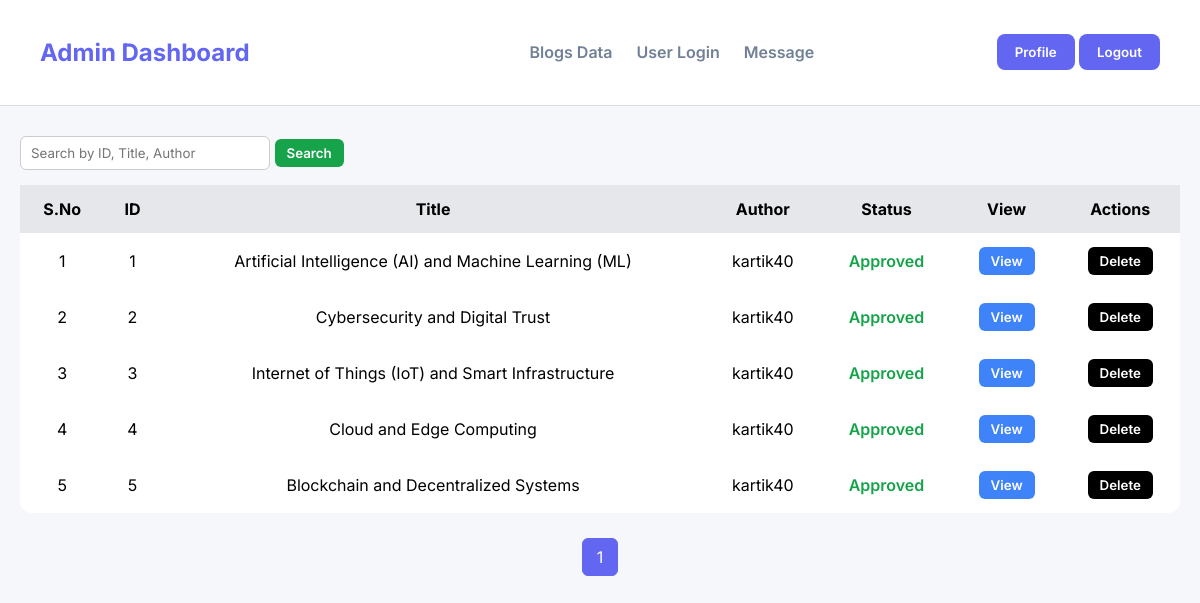
The page /admin.php (signed in) on the database its author committed.
### tables this page shows
CREATE TABLE `blogs` (
  `blog_id` int(11) NOT NULL,
  `user_id` int(11) NOT NULL,
  `title` varchar(255) NOT NULL,
  `description` text DEFAULT NULL,
  `image` varchar(255) DEFAULT NULL,
  `status` enum('Pending','Approved','Rejected') DEFAULT 'Pending',
  `remark` text DEFAULT NULL,
  `created_at` datetime DEFAULT current_timestamp()
);

### admin.php (the view, shortened to what this page needs)
<?php
include "Rconfig.php";
$search = '';
$where  = '';
$limit = 6;
$page = isset($_GET['page']) ? max(1, (int)$_GET['page']) : 1;
$offset = ($page - 1) * $limit;
$totalQ = mysqli_query($conn, "
    SELECT COUNT(*) total
    FROM blogs b
    JOIN login l ON b.user_id=l.id
    WHERE 1 $where
");
$total = mysqli_fetch_assoc($totalQ)['total'];
$pages = ceil($total / $limit);
$blogs = mysqli_query($conn, "
    SELECT b.*, l.username
    FROM blogs b
    JOIN login l ON b.user_id=l.id
    WHERE 1 $where
    ORDER BY
        CASE
            WHEN b.status='Pending' THEN 1
            WHEN b.status='Rejected' THEN 2
            ELSE 3
        END
    LIMIT $limit OFFSET $offset
");
?>
<!DOCTYPE html>
<html lang="en">
<head>
<link rel="stylesheet" href="css/admin.css">
</head>
<body>
<header>
        <div class="header-left">
            <h2>Admin Dashboard</h2>
            <nav class="admin_nav">
                <a href="admin.php">Blogs Data</a>
                <a href="user_details_form.php">User Login</a>
                <a href="user_details_form.php#messages">Message</a>
            </nav>
        </div>
        <form action="logout.php" method="post">
            <button type="button" class="logout" onclick="openProfile()">Profile</button>
            <button class="logout">Logout</button>
        </form>
</header>
<div class="container">
            <form method="get">
            <input type="text" name="search" class="search-bar" placeholder="Search by ID, Title, Author" value="<?= htmlspecialchars($search) ?>">
            <button type="submit" class="approve">Search</button>
            </form>
            <table>
                        <tr>
                        <th>S.No</th>
                        <th>ID</th>
                        <th>Title</th>
                        <th>Author</th>
                        <th>Status</th>
                        <th>View</th>
                        <th>Actions</th>
                        </tr>
                        <?php while($b = mysqli_fetch_assoc($blogs)){ ?>
                        <tr>
                        <td class="sn"></td>
                        <td><?= $b['blog_id'] ?></td>
                        <td><?= htmlspecialchars($b['title']) ?></td>
                        <td><?= htmlspecialchars($b['username']) ?></td>
                        <td class="<?= strtolower($b['status']) ?>"><?= $b['status'] ?></td>
                        <td><button class="view" onclick="openModal(<?= $b['blog_id'] ?>)">View</button></td>
                        <td>
                        <div class="action-btns">
                        <?php if($b['status']=='Approved'){ ?>
                        <a href="?delete_id=<?= $b['blog_id'] ?>"><button class="delete">Delete</button></a>
                        <?php } elseif($b['status']=='Rejected'){ ?>
                        <button class="reject" onclick="openRemark(<?= $b['blog_id'] ?>)">Remark</button>
                        <?php } else { ?>
                        <a href="?approve_id=<?= $b['blog_id'] ?>"><button class="approve">Approve</button></a>
                      <button class="reject" onclick="openRemark(<?= $b['blog_id'] ?>)">Reject</button>
                        <?php } ?>
                        </div>
                        </td>
                        </tr>
                        <?php } ?>
            </table>
            <div class="pagination">
                <?php for($i=1;$i<=$pages;$i++){ ?>
                <a class="<?= ($i==$page)?'active':'' ?>" href="?page=<?= $i ?>&search=<?= urlencode($search) ?>"><?= $i ?></a>
                <?php } ?>
            </div>
        </div>
</body>
</html>

### css/admin.css (style rules this page uses)
:root { --primary:#6366F1; --nav:#718096; --success:#16a34a; --danger:#ef4444; --warning:#f59e0b; }
* { font-family:'Inter',sans-serif; box-sizing:border-box; }
body { background:#f5f7fb; margin:0; }
header { background:#fff; padding:18px 40px; display:flex; justify-content:space-between; align-items:center; border-bottom:1px solid #ddd; }
.header-left { display:flex; align-items:center; gap:40px; }
header h2 { color:var(--primary); }
.admin_nav { display:flex; align-items:center; gap:24px; padding-left:15rem; }
.admin_nav a { text-decoration:none; color:var(--nav); font-weight:600; }
.logout { background:var(--primary); color:#fff; padding:10px 18px; border:none; border-radius:8px; font-weight:600; cursor:pointer; }
.container { max-width:1200px; margin:30px auto; padding:0 20px; }
table { width:100%; background:#fff; border-collapse:collapse; border-radius:12px; }
th,td { padding:14px; text-align:center; }
th { background:#e5e7eb; }
.approved { color:var(--success); font-weight:600; }
button { padding:6px 12px; border:none; border-radius:6px; font-weight:600; cursor:pointer; }
.view { background:#3f83f8; color:#fff; }
.approve { background:var(--success); color:#fff; }
.delete { background:#000; color:#fff; }
.action-btns { display:flex; gap:8px; justify-content:center; }
.pagination { display:flex; justify-content:center; gap:6px; margin:25px 0; }
.pagination a { padding:8px 14px; border:1px solid var(--primary); text-decoration:none; border-radius:6px; }
.pagination a.active,.pagination a:hover { background:var(--primary); color:#fff; }
.search-bar { width:250px; padding:8px 10px; margin-bottom:15px; border:1px solid #ccc; border-radius:6px; }

### rows shown on the page
blogs: blog_id "1", title "Artificial Intelligence (AI) and Machine Learning (ML)", user.username "kartik40", status "Approved"
blogs: blog_id "2", title "Cybersecurity and Digital Trust", user.username "kartik40", status "Approved"
blogs: blog_id "3", title "Internet of Things (IoT) and Smart Infrastructure", user.username "kartik40", status "Approved"
blogs: blog_id "4", title "Cloud and Edge Computing", user.username "kartik40", status "Approved"
blogs: blog_id "5", title "Blockchain and Decentralized Systems", user.username "kartik40", status "Approved"
